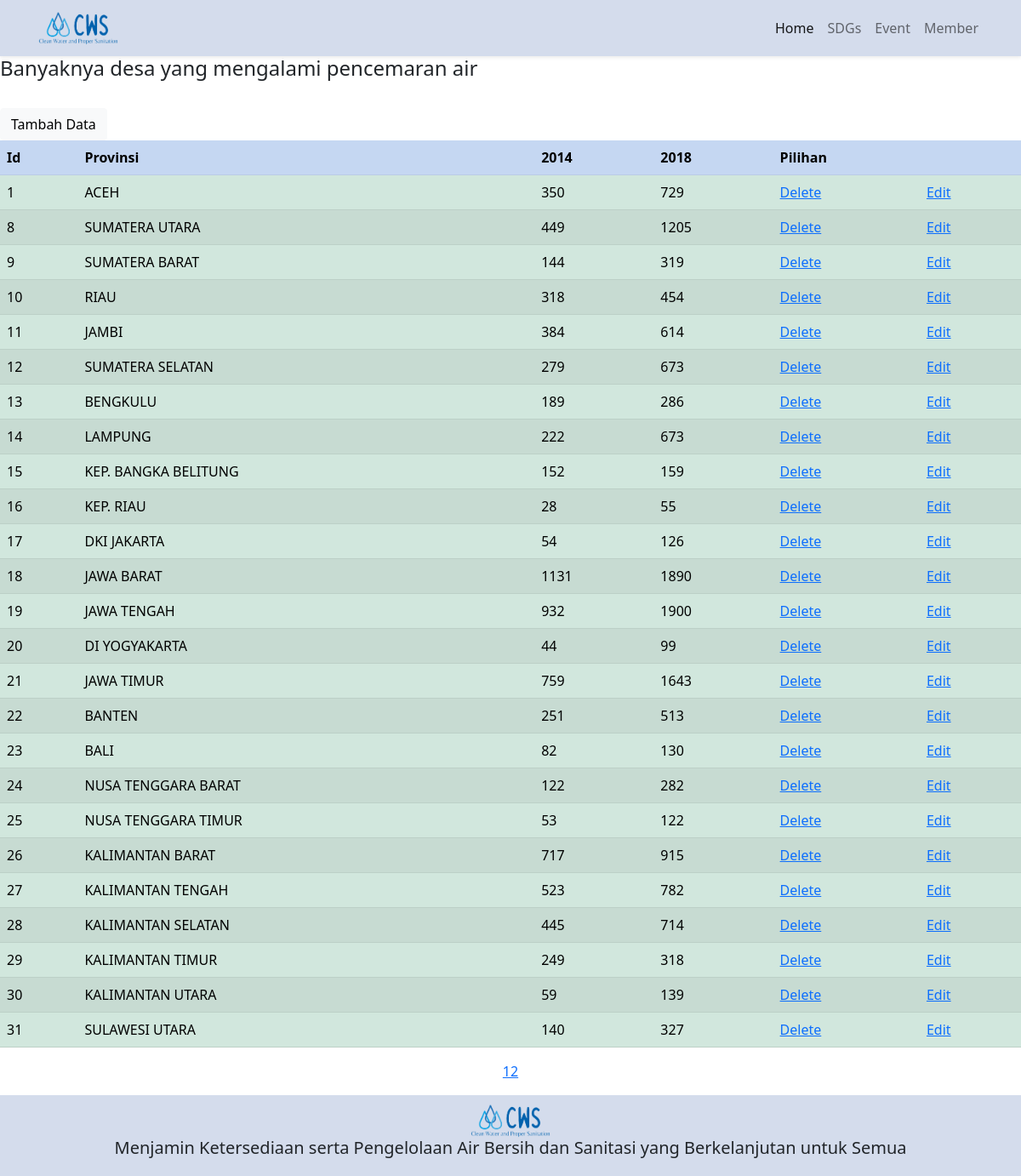
/PHPNative/public/data.php, run on the app's committed database.
### tables this page shows
CREATE TABLE `pencemaran` (
  `id` int(11) NOT NULL,
  `provinsi` varchar(200) NOT NULL,
  `datadulu` int(11) NOT NULL,
  `datakini` int(11) NOT NULL
);

### PHPNative/public/data.php (the view, shortened to what this page needs)
<?php
        include '../app/conn.php';
?>
<!DOCTYPE html>
<html lang="en">
  <head>
    <link href="https://cdn.jsdelivr.net/npm/bootstrap@5.0.1/dist/css/bootstrap.min.css" rel="stylesheet" />
  </head>
  <body>
    <nav class="navbar navbar-expand-lg navbar-light shadow-sm" style="background-color: rgb(212, 220, 236)">
      <div class="container">
        <a class="navbar-brand" href="#">
          <img src="img/cws.png" alt="" width="100" height="40" />
        </a>
        <div class="collapse navbar-collapse" id="navbarNav">
          <ul class="navbar-nav ms-auto">
            <li class="nav-item">
              <a class="nav-link active" aria-current="page" href="index.php">Home</a>
            </li>
            <li class="nav-item">
              <a class="nav-link" href="sdgs.php">SDGs</a>
            </li>
            <li class="nav-item">
              <a class="nav-link" href="event.php">Event</a>
            </li>
            <li class="nav-item">
              <a class="nav-link" href="member.php">Member</a>
            </li>
          </ul>
        </div>
      </div>
    </nav>
    <h4>Banyaknya desa yang mengalami pencemaran air</h4>
    <br>
    <a class="btn btn-light" href="tambah.php" role="button">Tambah Data</a>
    <div class = "tabelAwal">
    <table class="table table-success table-striped">
        <tr class="table-primary">
            <th class="table-primary">Id</th>
            <th class="table-primary">Provinsi</th>
            <th class="table-primary" >2014</th>
            <th class="table-primary" >2018</th>
            <th class="table-primary" colspan="2">Pilihan</th>
        </tr>
        <?php
        $perPage = 25;
        if(isset($_GET['page'])){
            $page = $_GET['page'];
        }else{
            $page = 1;
        }
        if($page > 1){
            $start = ($page * $perPage) - $perPage;
        }else{
            $start = 0;
        }
            $user = mysqli_query($conn, "SELECT * FROM pencemaran LIMIT $start, $perPage");
            while($baris = mysqli_fetch_array($user)){
                echo "
                <tr>
                    <td>$baris[id]</td>
                    <td>$baris[provinsi]</td>
                    <td>$baris[datadulu]</td>
                    <td>$baris[datakini]</td>
                    <td><a href='hapus.php?kode=$baris[id]'>Delete</a></td>
                    <td><a href='edit.php?kode=$baris[id]'>Edit</a></td>
                </tr>";
            }
        ?>
    </table>
    </div>
    <div class = "halaman">
        <nav aria-label="Page navigation example">
            <ul class="pagination justify-content-center">
            <?php
            $data = mysqli_query($conn, "SELECT * FROM pencemaran");
            $jmlBaris = mysqli_num_rows($data);
            $halaman = ceil($jmlBaris/$perPage);
            for($i = 1; $i<=$halaman; $i++){
                echo "<a href='?page=$i'>$i </a>";
            }
            ?>
            </ul>
        </nav>
    </div>
  <div class="footer " style="background-color: rgb(212, 220, 236)" style="margin:0">
      <img src="img/cws.png" alt="" width="100" height="40" /> <h5>Menjamin Ketersediaan serta Pengelolaan Air Bersih dan Sanitasi yang Berkelanjutan untuk Semua</h5>
    </div>
  </body>
</html>

### PHPNative/public/data.php (style rules this page uses)
.footer { text-align: center; height: 95px; padding-top: 10px; }

### data on the page
pencemaran: id "1", provinsi "ACEH", datadulu "350", datakini "729"
pencemaran: id "8", provinsi "SUMATERA UTARA", datadulu "449", datakini "1205"
pencemaran: id "9", provinsi "SUMATERA BARAT", datadulu "144", datakini "319"
pencemaran: id "10", provinsi "RIAU", datadulu "318", datakini "454"
pencemaran: id "11", provinsi "JAMBI", datadulu "384", datakini "614"
pencemaran: id "12", provinsi "SUMATERA SELATAN", datadulu "279", datakini "673"
pencemaran: id "13", provinsi "BENGKULU", datadulu "189", datakini "286"
pencemaran: id "14", provinsi "LAMPUNG", datadulu "222", datakini "673"
pencemaran: id "15", provinsi "KEP. BANGKA BELITUNG", datadulu "152", datakini "159"
pencemaran: id "16", provinsi "KEP. RIAU", datadulu "28", datakini "55"
pencemaran: id "17", provinsi "DKI JAKARTA", datadulu "54", datakini "126"
pencemaran: id "18", provinsi "JAWA BARAT", datadulu "1131", datakini "1890"
pencemaran: id "19", provinsi "JAWA TENGAH", datadulu "932", datakini "1900"
pencemaran: id "20", provinsi "DI YOGYAKARTA", datadulu "44", datakini "99"
pencemaran: id "21", provinsi "JAWA TIMUR", datadulu "759", datakini "1643"
pencemaran: id "22", provinsi "BANTEN", datadulu "251", datakini "513"
pencemaran: id "23", provinsi "BALI", datadulu "82", datakini "130"
pencemaran: id "24", provinsi "NUSA TENGGARA BARAT", datadulu "122", datakini "282"
pencemaran: id "25", provinsi "NUSA TENGGARA TIMUR", datadulu "53", datakini "122"
pencemaran: id "26", provinsi "KALIMANTAN BARAT", datadulu "717", datakini "915"
pencemaran: id "27", provinsi "KALIMANTAN TENGAH", datadulu "523", datakini "782"
pencemaran: id "28", provinsi "KALIMANTAN SELATAN", datadulu "445", datakini "714"
pencemaran: id "29", provinsi "KALIMANTAN TIMUR", datadulu "249", datakini "318"
pencemaran: id "30", provinsi "KALIMANTAN UTARA", datadulu "59", datakini "139"
pencemaran: id "31", provinsi "SULAWESI UTARA", datadulu "140", datakini "327"
